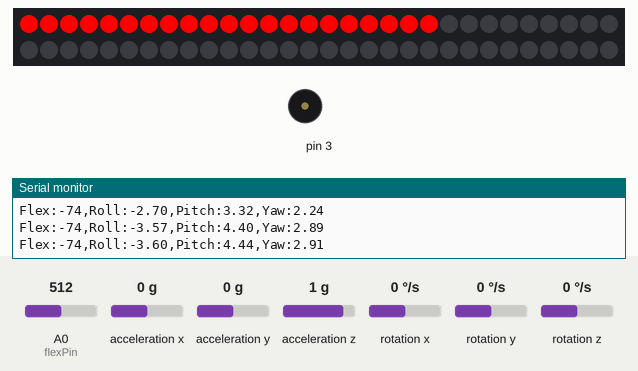
Recording of a sketch running on a simulated Arduino Uno, built with avr-gcc and run on an emulated ATmega328P. On the bench: 60 RGB LEDs in strip order, left to right, continuing on the next row, buzzer (waves = sounding), the last lines printed to the serial monitor. Wiring (inferred from the names in the program): MPU-6050 motion sensor at I2C address 0x68. The test bench sets the inputs (shaded band); at power-on: A0 (flexPin) = 512, rotation x 0 °/s, acceleration z 1 g, rotation z 0 °/s, acceleration x 0 g, acceleration y 0 g, rotation y 0 °/s.

Above: at 1.7 s.
1.8 s: A0 (flexPin) set to 688
3.3 s: A0 (flexPin) set to 720
At 4.5 s:
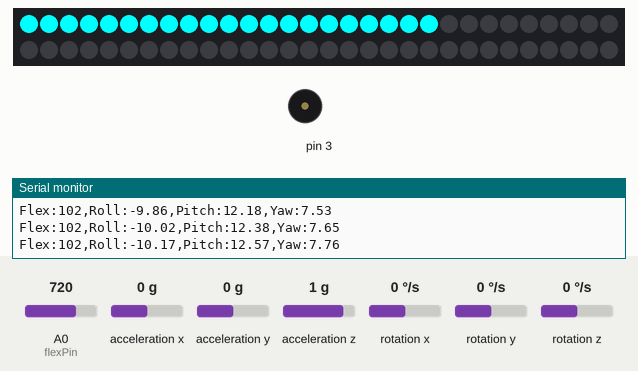
4.8 s: rotation x set to 44 °/s
7.8 s: rotation x set to 53 °/s
At 8.88 s:
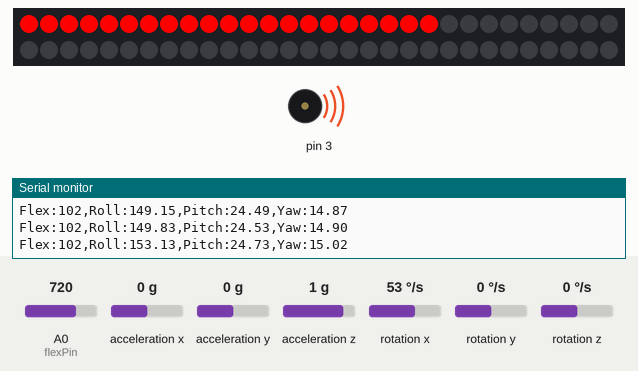
10.8 s: acceleration z set to 0 g
At 11.3 s:
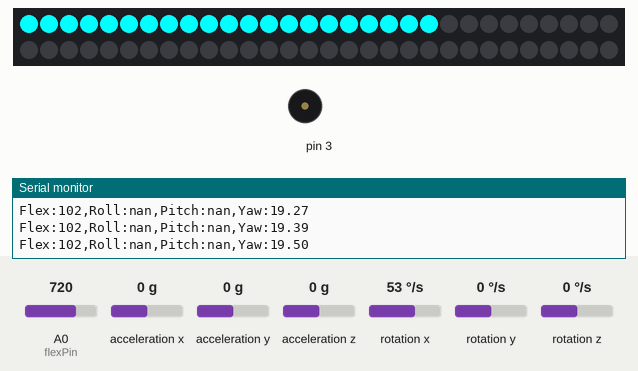
12.3 s: rotation z set to -192 °/s
At 12.78 s:
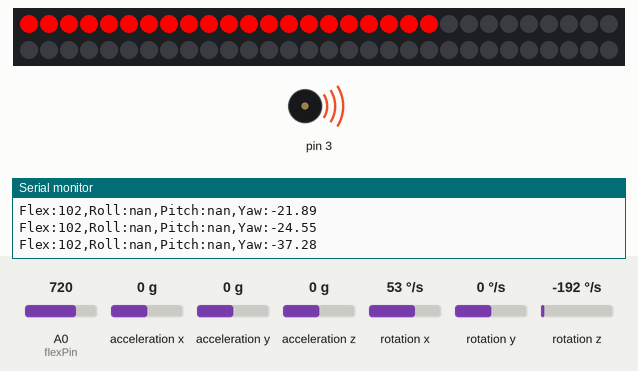
Timing chart, 0 to 16.3 s (numbered marks = the images above; inputs shaded):
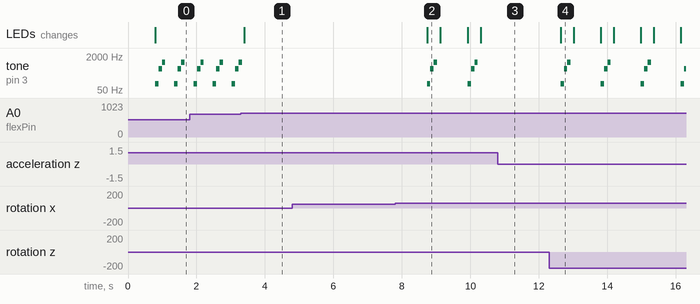

Measured:
- the behaviour switches between 705 and 706 on A0 (flexPin) (found by bisection; images 0 and 1)
- the behaviour switches between 48 and 49 °/s on rotation x (found by bisection; images 1 and 2)
- after the input at 3.3 s, tone on pin 3: goes on until 3.3 s, then stays silent; the LEDs: change after 0.10 s (image 1)
- after the input at 7.8 s, tone on pin 3: plays 100 Hz for 0.10 s, 500 Hz for 0.10 s, 1000 Hz for 0.10 s, 100 Hz for 0.10 s, 500 Hz for 0.10 s, 1000 Hz for 0.10 s, starting after 0.94 s; the LEDs: change after 0.94 s (image 2)
- after the input at 10.8 s, tone on pin 3: stops changing and stays silent
- after the input at 12.3 s, tone on pin 3: silent → 100 Hz after 0.34 s, then repeats every 1.2 s: 500 Hz 0.10 s, 1000 Hz 0.10 s, silent 0.87 s, 100 Hz 0.10 s; the LEDs: change after 0.34 s (image 4)
- by itself, tone on pin 3: repeats every 0.56 s: 500 Hz 0.10 s, 1000 Hz 0.10 s, silent 0.26 s, 100 Hz 0.10 s

The sketch:

Cyan_Posture_Detection.ino
```cpp
#include <FastLED.h>
#include <Wire.h>

//Gyro
const int MPU = 0x68;
float AccX, AccY, AccZ;
float GyroX, GyroY, GyroZ;
float accAngleX, accAngleY, gyroAngleX, gyroAngleY, gyroAngleZ;
float roll, pitch, yaw;
float AccErrorX, AccErrorY, GyroErrorX, GyroErrorY, GyroErrorZ;
float elapsedTime, currentTime, previousTime;
int c = 0;

//LED
const int LED_PIN = 7;
const int NUM_LEDS = 60;
CRGB leds[NUM_LEDS];

//FLEX
const int flexPin = A0;
int flexvalue;
int counter = 0;


void setup() {
// put your setup code here, to run once:
Serial.begin(19200);
Wire.begin();
FastLED.addLeds<WS2812, LED_PIN, GRB>(leds, NUM_LEDS);

  Wire.beginTransmission(MPU);       // Start communication with MPU6050 // MPU=0x68
  Wire.write(0x6B);                  // Talk to the register 6B
  Wire.write(0x00);                  // Make reset - place a 0 into the 6B register
  Wire.endTransmission(true);        //end the transmission

  // Configure Accelerometer Sensitivity - Full Scale Range (default +/- 8g)
  Wire.beginTransmission(MPU);
  Wire.write(0x1C);                  //Talk to the ACCEL_CONFIG register (1C hex)
  Wire.write(0x10);                  //Set the register bits as 00010000 (+/- 8g full scale range)
  Wire.endTransmission(true);
  // Configure Gyro Sensitivity - Full Scale Range (default +/- 1000deg/s)
  Wire.beginTransmission(MPU);
  Wire.write(0x1B);                   // Talk to the GYRO_CONFIG register (1B hex)
  Wire.write(0x10);                   // Set the register bits as 00010000 (1000deg/s full scale)
  Wire.endTransmission(true);
  delay(20);

  //Getting IMU error values
  calculate_IMU_error();
  delay(20);

}

void loop() {
// put your main code here, to run repeatedly:

//Reading Flex
  flexvalue = analogRead(flexPin);
  flexvalue = map(flexvalue, 600, 900, 0, 255); //Map value 0-1023 to 0-255 (PWM)
  Serial.print(F("Flex:"));
  Serial.print(flexvalue);               //Print value
  Serial.print(F(","));
  delay(10);

//get roll,pitch and yaw value
  float prevRoll = roll;
  float prevYaw = yaw;
  getRPY();
  float rollVal = roll;
  float yawVal = yaw;
  float rollDiff = fabsf(prevRoll - rollVal);
  float yawDiff = fabsf(prevYaw - yawVal);
//Serial.print(F("Diff : "));
//Serial.println(rollDiff);


//Checking posture with flex, rollDiff and yawDiff values from sensors
  if(flexvalue < 90){
    counter = counter + 1;
    if(counter > 10){
     badPosture();
     counter = 0;
     playWarning();
    }
  }
  else if(flexvalue > 200 || rollDiff > 3 || yawDiff > 3 ){
    counter = counter + 1;
    if(counter > 10){
     badPosture();
     counter = 0;
     playWarning();
    }
  }
  else{
    goodPosture();
  }

}

//melody for warning
void playWarning(){
     tone(3, 100, 1000);
     delay(100);
     noTone(3);
     tone(3, 500, 1000);
     delay(100);
     noTone(3);
     tone(3, 1000, 1000);
     delay(100);
     noTone(3);
}

//led lighting for bad posture
void badPosture(){
  for (int i = 0; i <= 20; i++) {
    leds[i] = CRGB::Red;
    FastLED.show();
    //delay(40);
    }
}

//led lighting for good posture
void goodPosture(){

 for (int i = 0; i <= 20; i++) {
    leds[i] = CRGB::Cyan;
    FastLED.show();
    }
}

void getRPY(){
  // Reading Accelerometer data //
  Wire.beginTransmission(MPU);
  Wire.write(0x3B); // Start with register 0x3B (ACCEL_XOUT_H)
  Wire.endTransmission(false);
  Wire.requestFrom(MPU, 6, true); // Read 6 registers total, each axis value is stored in 2 registers
  //For a range of +-8g, we need to divide the raw values by 4096.0, according to the datasheet
  AccX = (Wire.read() << 8 | Wire.read()) / 4096.0; // X-axis value
  AccY = (Wire.read() << 8 | Wire.read()) / 4096.0; // Y-axis value
  AccZ = (Wire.read() << 8 | Wire.read()) / 4096.0; // Z-axis value
  // Calculating Roll and Pitch from the accelerometer data
  accAngleX = (atan(AccY / sqrt(pow(AccX, 2) + pow(AccZ, 2))) * 180 / PI) + 8.46; // AccErrorX ~(8.46)
  accAngleY = (atan(-1 * AccX / sqrt(pow(AccY, 2) + pow(AccZ, 2))) * 180 / PI) - 10.97; // AccErrorY ~(10.97)
  // === Read gyroscope data === //
  previousTime = currentTime;        // Previous time is stored before the actual time read
  currentTime = millis();            // Current time actual time read
  elapsedTime = (currentTime - previousTime) / 1000; // Divide by 1000 to get seconds
  Wire.beginTransmission(MPU);
  Wire.write(0x43); // Gyro data first register address 0x43
  Wire.endTransmission(false);
  Wire.requestFrom(MPU, 6, true); // Read 4 registers total, each axis value is stored in 2 registers
  GyroX = (Wire.read() << 8 | Wire.read()) / 32.8; // For a 1000deg/s range we have to divide first the raw value by 32.8, according to the datasheet
  GyroY = (Wire.read() << 8 | Wire.read()) / 32.8;
  GyroZ = (Wire.read() << 8 | Wire.read()) / 32.8;
  // Correct the outputs with the calculated error values
  GyroX = GyroX - 2.44; // GyroErrorX ~(2.44)
  GyroY = GyroY + 3.02; // GyroErrorY ~(-3.02)
  GyroZ = GyroZ + 1.73; // GyroErrorZ ~ (-1.73)
  // Currently the raw values are in degrees per seconds, deg/s, so we need to multiply by sendonds (s) to get the angle in degrees
  gyroAngleX = gyroAngleX + GyroX * elapsedTime; // deg/s * s = deg
  gyroAngleY = gyroAngleY + GyroY * elapsedTime;
  //calculate the yaw value
  yaw =  yaw + GyroZ * elapsedTime;
  // filter - combine acceleromter(4%) and gyro(96%) angle values
  roll = 0.96 * gyroAngleX + 0.04 * accAngleX;
  pitch = 0.96 * gyroAngleY + 0.04 * accAngleY;

  // Print the values on the serial monitor
  Serial.print(F("Roll:"));
  Serial.print(roll);
  Serial.print(F(","));
  Serial.print(F("Pitch:"));
  Serial.print(pitch);
  Serial.print(F(","));
  Serial.print(F("Yaw:"));
  Serial.println(yaw);
}

void calculate_IMU_error() {
  //executed once in setup
  // Read accelerometer values 200 times
  while (c < 200) {
    Wire.beginTransmission(MPU);
    Wire.write(0x3B);
    Wire.endTransmission(false);
    Wire.requestFrom(MPU, 6, true);
    AccX = (Wire.read() << 8 | Wire.read()) / 4096.0 ;
    AccY = (Wire.read() << 8 | Wire.read()) / 4096.0 ;
    AccZ = (Wire.read() << 8 | Wire.read()) / 4096.0 ;
    // Sum all readings
    AccErrorX = AccErrorX + ((atan((AccY) / sqrt(pow((AccX), 2) + pow((AccZ), 2))) * 180 / PI));
    AccErrorY = AccErrorY + ((atan(-1 * (AccX) / sqrt(pow((AccY), 2) + pow((AccZ), 2))) * 180 / PI));
    c++;
  }
  //Divide the sum by 200 to get the error value
  AccErrorX = AccErrorX / 200;
  AccErrorY = AccErrorY / 200;
  c = 0;
  // Read gyro values 200 times
  while (c < 200) {
    Wire.beginTransmission(MPU);
    Wire.write(0x43);
    Wire.endTransmission(false);
    Wire.requestFrom(MPU, 6, true);
    GyroX = Wire.read() << 8 | Wire.read();
    GyroY = Wire.read() << 8 | Wire.read();
    GyroZ = Wire.read() << 8 | Wire.read();
    // Sum all readings
    GyroErrorX = GyroErrorX + (GyroX / 32.8);
    GyroErrorY = GyroErrorY + (GyroY / 32.8);
    GyroErrorZ = GyroErrorZ + (GyroZ / 32.8);
    c++;
  }
  //Divide the sum by 200 to get the error value
  GyroErrorX = GyroErrorX / 200;
  GyroErrorY = GyroErrorY / 200;
  GyroErrorZ = GyroErrorZ / 200;
  // Print the error values on the Serial Monitor
//  Serial.print(F("AccErrorX: "));
//  Serial.println(AccErrorX);
//  Serial.print(F("AccErrorY: "));
//  Serial.println(AccErrorY);
//  Serial.print(F("GyroErrorX: "));
//  Serial.println(GyroErrorX);
//  Serial.print(F("GyroErrorY: "));
//  Serial.println(GyroErrorY);
//  Serial.print(F("GyroErrorZ: "));
//  Serial.println(GyroErrorZ);
}

//----- Accelerometer and Gyroscope code inspired by : https://howtomechatronics.com/tutorials/arduino/arduino-and-mpu6050-accelerometer-and-gyroscope-tutorial/
```
